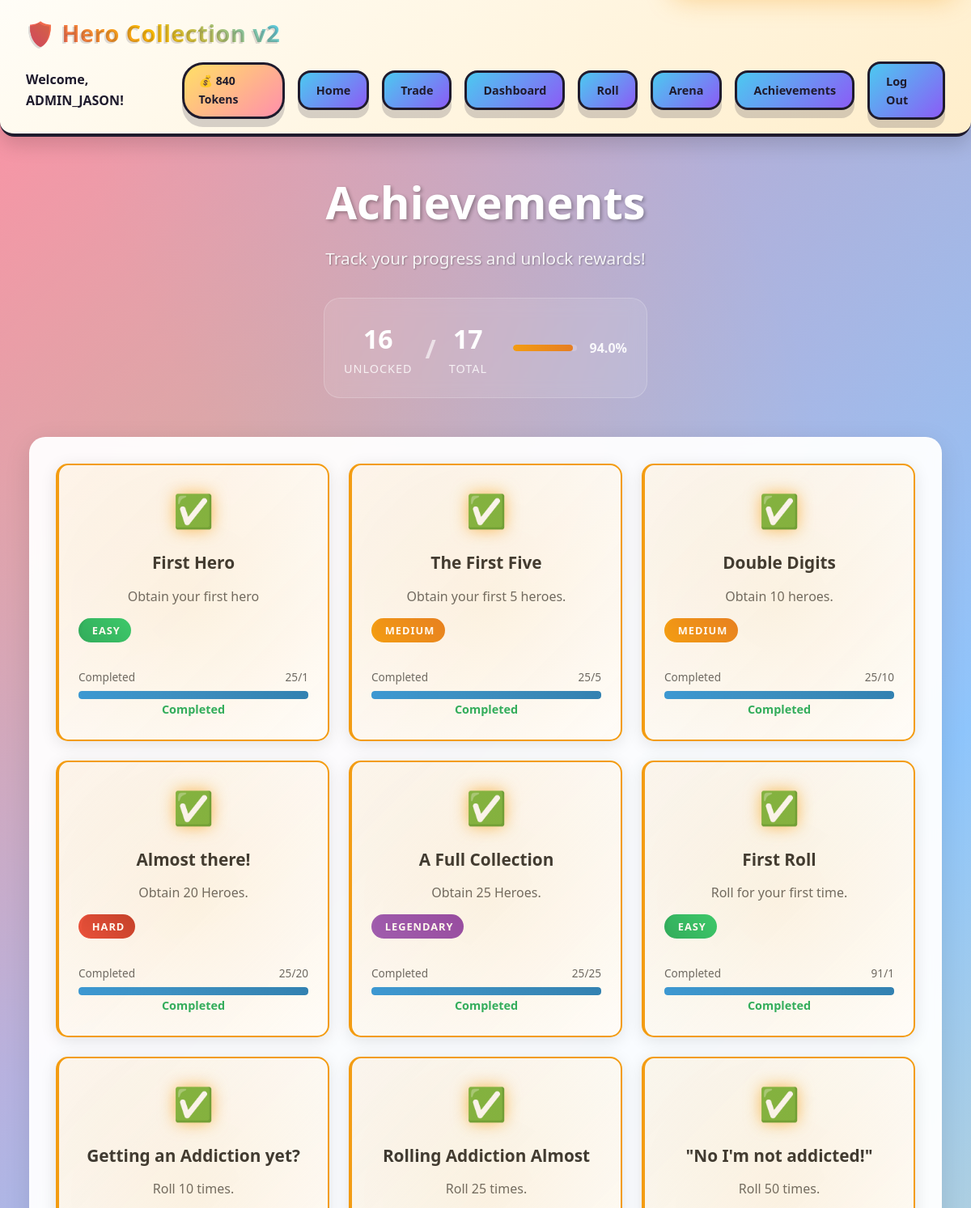
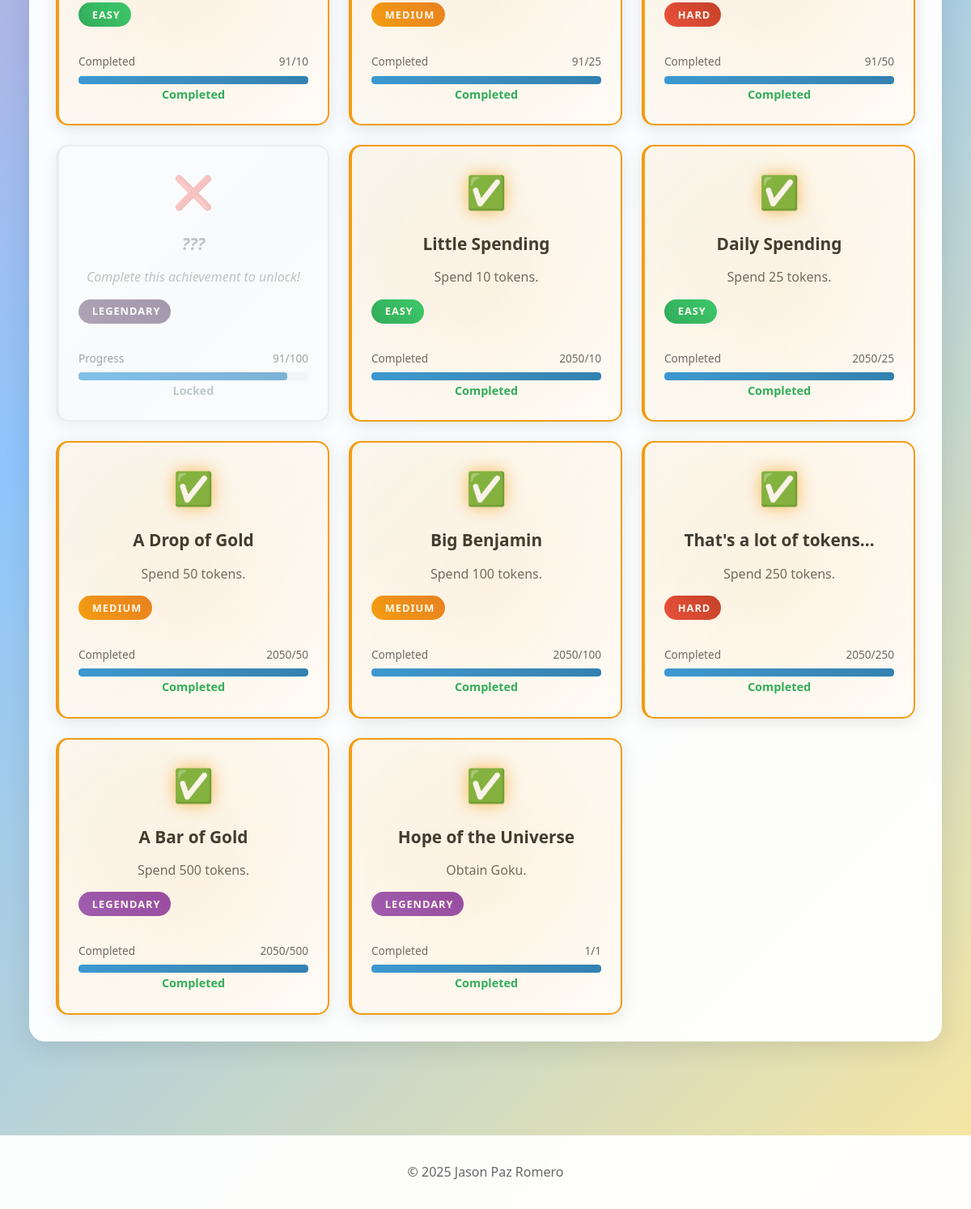
The page /achievements (signed in) on the database its author committed (2 pictures, top to bottom).
### main.py (models this page shows)
class User(db.Model, UserMixin):
    id = db.Column(db.Integer, primary_key=True)
    username = db.Column(db.String(30), nullable=False)
    password = db.Column(db.String(70), nullable=False)
    tokens = db.Column(db.Integer, default=50)
    tokens_spent = db.Column(db.Integer, default=0)
    rolls_done = db.Column(db.Integer, default=0)
    last_daily_claim = db.Column(db.DateTime, default=datetime.utcnow)
    security_question = db.Column(db.String(200), nullable=True)
    security_answer_hash = db.Column(db.String(200), nullable=True)
    battle_wins = db.Column(db.Integer, default=0)
    battle_losses = db.Column(db.Integer, default=0)
    heroes = db.relationship('Hero', secondary=user_heroes, backref="owners")
    heroes_history = db.relationship('Hero', secondary=user_hero_history, backref="historical_owners")
    achievements = db.relationship("Achievement", secondary=user_achievements, backref="owners")

class Achievement(db.Model):
    id = db.Column(db.Integer, primary_key=True)
    name = db.Column(db.String(50), nullable=False)
    description = db.Column(db.String(200), nullable=False)
    type = db.Column(db.String(100), nullable=False)
    value = db.Column(db.Integer, default=0)
    difficulty = db.Column(db.String(50), nullable=False)

### main.py (the view)
@app.route('/achievements')
@login_required
def achievements():
    all_achievements = Achievement.query.all()
    user_achievements = current_user.achievements
    user_achievement_ids = [a.id for a in user_achievements]
    newly_unlocked_achievements = []
    return render_template('achievement.html',
        all_achievements=all_achievements,
        user_achievements=user_achievements,
        user_achievement_ids=user_achievement_ids,
        newly_unlocked_achievements=newly_unlocked_achievements
    )

### main.py (called while the page is built)
@login_manager.user_loader
def load_user(user_id):
    return User.query.get(int(user_id))

### templates/achievement.html (shortened to what this page needs)
{% extends "base.html" %}
{% block content %}
<link rel="stylesheet" href="{{ url_for('static', filename='achievement.css') }}">
{% set unlocked_count = user_achievements|length %}
{% set total_count = all_achievements|length %}
{% set overall_progress = 0 %}
{% if total_count > 0 %}
    {% set overall_progress = ((unlocked_count / total_count) * 100) | round(0, 'floor') %}
{% endif %}
<div class="container">
    <div class="achievements-header">
        <h1 class="achievements-title">Achievements</h1>
        <p class="achievements-subtitle">Track your progress and unlock rewards!</p>
        <div class="achievement-stats">
            <div class="stat-item">
                <span class="stat-number">{{ unlocked_count }}</span>
                <span class="stat-label">Unlocked</span>
            </div>
            <div class="stat-divider">/</div>
            <div class="stat-item">
                <span class="stat-number">{{ total_count }}</span>
                <span class="stat-label">Total</span>
            </div>
            <div class="progress-bar" aria-label="Overall achievement progress">
                <div class="progress-fill" style="width: {{ overall_progress }}%;"></div>
            </div>
            <div class="progress-percent">{{ overall_progress }}%</div>
        </div>
    </div>
    <div class="achievements-section">
        <div class="achievements-grid">
            {% for achievement in all_achievements %}
                {% set is_unlocked = achievement.id in user_achievement_ids %}
                {% set target_value = achievement.value | int %}
                {% if achievement.type == "goku" and target_value == 0 %}
                    {% set target_value = 1 %}
                {% endif %}
                {% if achievement.type == "hero_collection" %}
                    {% set current_value = current_user.heroes | length %}
                {% elif achievement.type == "roll_count" %}
                    {% set current_value = current_user.rolls_done %}
                {% elif achievement.type == "tokens_spent" %}
                    {% set current_value = current_user.tokens_spent %}
                {% elif achievement.type == "goku" %}
                    {% set current_value = 1 if current_user.heroes | selectattr('name', 'equalto', 'Goku') | list | length > 0 else 0 %}
                {% else %}
                    {% set current_value = 0 %}
                {% endif %}
                {% if target_value > 0 %}
                    {% set progress_percent = (current_value / target_value * 100) | round(0, 'floor') %}
                {% else %}
                    {% set progress_percent = 0 %}
                {% endif %}
                {% if is_unlocked %}
                    {% set progress_percent = 100 %}
                {% elif progress_percent > 100 %}
                    {% set progress_percent = 100 %}
                {% endif %}
                <div class="achievement-card {% if not is_unlocked %}locked{% endif %} difficulty-{{ achievement.difficulty.lower() }}"
                     data-difficulty="{{ achievement.difficulty.lower() }}"
                     data-status="{% if is_unlocked %}unlocked{% else %}locked{% endif %}">
                    <div class="achievement-icon">
                        {% if is_unlocked %}
                            <span class="trophy-icon">✅</span>
                        {% else %}
                            <span class="locked-icon">❌</span>
                        {% endif %}
                    </div>
                    <div class="achievement-content">
                        <div class="achievement-name">
                            {% if is_unlocked %}
                                {{ achievement.name }}
                            {% else %}
                                <span class="hidden-text">???</span>
                            {% endif %}
                        </div>
                        <div class="achievement-description">
                            {% if is_unlocked %}
                                {{ achievement.description }}
                            {% else %}
                                <span class="hidden-description">Complete this achievement to unlock!</span>
                            {% endif %}
                        </div>
                        <div class="achievement-difficulty difficulty-{{ achievement.difficulty.lower() }}">
                            {{ achievement.difficulty }}
                        </div>
                    </div>
                    <div class="achievement-progress">
                        <div class="progress-meta">
                            <span class="progress-label">{% if is_unlocked %}Completed{% else %}Progress{% endif %}</span>
                            {% if target_value > 0 %}
                                <span class="progress-count">{{ current_value }}/{{ target_value }}</span>
                            {% endif %}
                        </div>
                        <div class="progress-bar">
                            <div class="progress-fill" style="width: {{ progress_percent }}%;"></div>
                        </div>
                    </div>
                    <div class="achievement-status">
                        {% if is_unlocked %}
                            <span class="status-completed">Completed</span>
                        {% else %}
                            <span class="status-locked">Locked</span>
                        {% endif %}
                    </div>
                    {% if is_unlocked %}
                        <div class="unlock-glow"></div>
                    {% endif %}
                </div>
            {% endfor %}
        </div>
    </div>
</div>
{% endblock %}

### templates/header.html (shortened to what this page needs)
<nav class="navbar">
    <div class="navbar-content">
        <div class="logo">🛡️ Hero Collection v2</div>
        <div class="nav-links">
            <div class="username">Welcome, {{ current_user.username }}!</div>
            <div class="tokens">💰 {{ current_user.tokens }} Tokens</div>
            <div class="homeL"><a href="{{ url_for('home')}}">Home</a></div>
            <div class="homeL"><a href="{{ url_for('trade')}}">Trade</a></div>
            <div class="homeL"><a href="{{ url_for('dashboard')}}">Dashboard</a></div>
            <div class="homeL"><a href="{{ url_for('roll')}}">Roll</a></div>
            <div class="homeL"><a href="{{ url_for('arena')}}">Arena</a></div>
            <div class="homeL"><a href="{{ url_for('achievements')}}">Achievements</a></div>
            <div class="homeL"><a href="{{ url_for('logout')}}">Log Out</a></div>
        </div>
    </div>
</nav>

### static/style.css (style rules this page uses)
* { margin: 0; padding: 0; box-sizing: border-box; }
:root { --ink: #1f1b2d; --ink-soft: #2d263b; --paper: #fff7eb; --sky: #4cc9f0; --sun: #ffb703; --berry: #ef476f; --grape: #8b5cf6; --leaf: #2ec27e; --shadow-strong: 0 10px 0 rgba(31, 27, 45, 0.18); --shadow-pop: 0 12px 0 var(--ink); --shadow-soft: 0 10px 25px rgba(0, 0, 0, 0.15); }
body { font-family: 'Comic Sans MS', 'Trebuchet MS', 'Segoe UI', Tahoma, Geneva, Verdana, sans-serif; background: radial-gradient(circle at 20% 20%, rgba(255, 183, 3, 0.18) 0, transparent 30%), radial-gradient(circle at 80% 0%, rgba(79, 201, 240, 0.2) 0, transparent 28%), linear-gradient(135deg, #ff8fab 0%, #8ec5fc 50%, #f9e79f 100%); min-height: 100vh; color: var(--ink); align-items: center; gap: 1rem; line-height: 1.6; }
.navbar { background: linear-gradient(145deg, #fffdf7, #ffeecb); padding: 1.1rem 2rem; box-shadow: var(--shadow-soft); border-bottom: 4px solid var(--ink); position: sticky; top: 0; z-index: 100; border-radius: 0 0 18px 18px; }
.navbar-content { display: flex; justify-content: space-between; align-items: center; max-width: 1200px; margin: 0 auto; flex-wrap: wrap; gap: 0.75rem; }
.logo { font-size: 1.8rem; font-weight: 900; letter-spacing: 0.5px; background: linear-gradient(45deg, #ef476f, #f7b801, #4cc9f0); -webkit-background-clip: text; -webkit-text-fill-color: transparent; background-clip: text; text-shadow: -2px 2px 0 rgba(31, 27, 45, 0.15); }
.nav-links { display: flex; align-items: center; gap: 1rem; }
.tokens { background: linear-gradient(140deg, #ffe066, #ff8fab); color: var(--ink); padding: 0.6rem 1.1rem; border-radius: 26px; font-weight: 800; box-shadow: var(--shadow-strong); border: 3px solid var(--ink); font-size: 0.875rem; }
.homeL { background: linear-gradient(135deg, #4cc9f0, #8b5cf6); color: var(--ink); padding: 10px 20px; border-radius: 16px; font-weight: 900; text-decoration: none; display: inline-block; box-shadow: var(--shadow-strong); border: 3px solid var(--ink); transition: all 0.25s ease; transform: scale(1); font-size: 0.9rem; }
a { color: var(--ink); text-decoration: none; }
.username { font-weight: 800; color: var(--ink); }
.container { max-width: 1200px; margin: 0 auto; padding: 2.25rem; }

### rows shown on the page
User: username "ADMIN_JASON", tokens "840", tokens_spent "2050"
Achievement: name "First Hero", description "Obtain your first hero", difficulty "EASY", shows "Completed", current_value "25", value "1", {{ progress_percent }} 100 (drawn)
Achievement: name "The First Five", description "Obtain your first 5 heroes.", difficulty "MEDIUM", shows "Completed", current_value "25", value "5", {{ progress_percent }} 100 (drawn)
Achievement: name "Double Digits", description "Obtain 10 heroes.", difficulty "MEDIUM", shows "Completed", current_value "25", value "10", {{ progress_percent }} 100 (drawn)
Achievement: name "Almost there!", description "Obtain 20 Heroes.", difficulty "HARD", shows "Completed", current_value "25", value "20", {{ progress_percent }} 100 (drawn)
Achievement: name "A Full Collection", description "Obtain 25 Heroes.", difficulty "LEGENDARY", shows "Completed", value "25", {{ progress_percent }} 100 (drawn)
Achievement: name "First Roll", description "Roll for your first time.", difficulty "EASY", shows "Completed", current_value "91", value "1", {{ progress_percent }} 100 (drawn)
Achievement: name "Getting an Addiction yet?", description "Roll 10 times.", difficulty "EASY", shows "Completed", current_value "91", value "10", {{ progress_percent }} 100 (drawn)
Achievement: name "Rolling Addiction Almost", description "Roll 25 times.", difficulty "MEDIUM", shows "Completed", current_value "91", value "25", {{ progress_percent }} 100 (drawn)
Achievement: name "\"No I'm not addicted!\"", description "Roll 50 times.", difficulty "HARD", shows "Completed", current_value "91", value "50", {{ progress_percent }} 100 (drawn)
Achievement: shows "Complete this achievement to unlock!", difficulty "LEGENDARY", shows "Progress", current_value "91", value "100", {{ progress_percent }} 91.0 (drawn), shows "Locked"
Achievement: name "Little Spending", description "Spend 10 tokens.", difficulty "EASY", shows "Completed", value "10", {{ progress_percent }} 100 (drawn)
Achievement: name "Daily Spending", description "Spend 25 tokens.", difficulty "EASY", shows "Completed", value "25", {{ progress_percent }} 100 (drawn)
Achievement: name "A Drop of Gold", description "Spend 50 tokens.", difficulty "MEDIUM", shows "Completed", value "50", {{ progress_percent }} 100 (drawn)
Achievement: name "Big Benjamin", description "Spend 100 tokens.", difficulty "MEDIUM", shows "Completed", value "100"
Achievement: name "That's a lot of tokens...", description "Spend 250 tokens.", difficulty "HARD", shows "Completed", value "250", {{ progress_percent }} 100 (drawn)
Achievement: name "A Bar of Gold", description "Spend 500 tokens.", difficulty "LEGENDARY", shows "Completed", value "500", {{ progress_percent }} 100 (drawn)
Achievement: name "Hope of the Universe", description "Obtain Goku.", difficulty "LEGENDARY", shows "Completed", current_value "1", target_value "1", {{ progress_percent }} 100 (drawn)

### other values the page prints
{{ unlocked_count }} "16"
{{ total_count }} "17"
{{ overall_progress }} "94.0"
